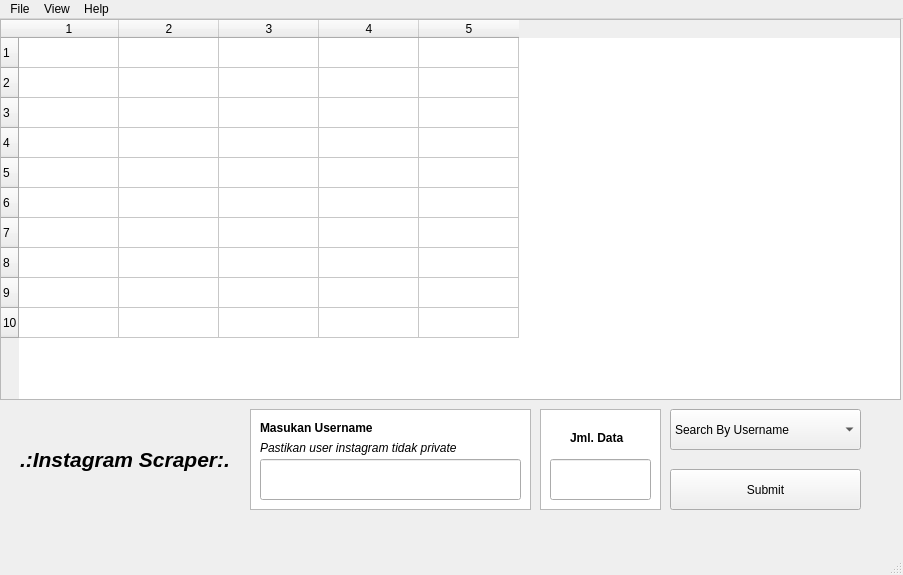
<?xml version="1.0" encoding="UTF-8"?>
<ui version="4.0">
 <class>MainWindow</class>
 <widget class="QMainWindow" name="MainWindow">
  <property name="geometry">
   <rect>
    <x>0</x>
    <y>0</y>
    <width>903</width>
    <height>575</height>
   </rect>
  </property>
  <property name="windowTitle">
   <string>MainWindow</string>
  </property>
  <widget class="QWidget" name="centralwidget">
   <widget class="QTableWidget" name="tableWidget">
    <property name="geometry">
     <rect>
      <x>0</x>
      <y>0</y>
      <width>901</width>
      <height>381</height>
     </rect>
    </property>
    <property name="rowCount">
     <number>10</number>
    </property>
    <property name="columnCount">
     <number>5</number>
    </property>
    <row/>
    <row/>
    <row/>
    <row/>
    <row/>
    <row/>
    <row/>
    <row/>
    <row/>
    <row/>
    <column/>
    <column/>
    <column/>
    <column/>
    <column/>
   </widget>
   <widget class="QLineEdit" name="input_username">
    <property name="geometry">
     <rect>
      <x>260</x>
      <y>440</y>
      <width>261</width>
      <height>41</height>
     </rect>
    </property>
    <property name="text">
     <string/>
    </property>
   </widget>
   <widget class="QPushButton" name="btn_submit">
    <property name="geometry">
     <rect>
      <x>670</x>
      <y>450</y>
      <width>191</width>
      <height>41</height>
     </rect>
    </property>
    <property name="text">
     <string>Submit</string>
    </property>
   </widget>
   <widget class="QLabel" name="label">
    <property name="geometry">
     <rect>
      <x>260</x>
      <y>400</y>
      <width>151</width>
      <height>17</height>
     </rect>
    </property>
    <property name="font">
     <font>
      <weight>75</weight>
      <bold>true</bold>
     </font>
    </property>
    <property name="text">
     <string>Masukan Username</string>
    </property>
   </widget>
   <widget class="QLineEdit" name="input_jml_data">
    <property name="geometry">
     <rect>
      <x>550</x>
      <y>440</y>
      <width>101</width>
      <height>41</height>
     </rect>
    </property>
    <property name="toolTip">
     <string extracomment="Jumlah data yang akan ditampilkan"/>
    </property>
    <property name="autoFillBackground">
     <bool>false</bool>
    </property>
    <property name="text">
     <string/>
    </property>
   </widget>
   <widget class="QLabel" name="label_2">
    <property name="geometry">
     <rect>
      <x>260</x>
      <y>420</y>
      <width>271</width>
      <height>17</height>
     </rect>
    </property>
    <property name="font">
     <font>
      <italic>true</italic>
     </font>
    </property>
    <property name="text">
     <string>Pastikan user instagram tidak private</string>
    </property>
   </widget>
   <widget class="QColumnView" name="columnView">
    <property name="geometry">
     <rect>
      <x>250</x>
      <y>390</y>
      <width>281</width>
      <height>101</height>
     </rect>
    </property>
   </widget>
   <widget class="QColumnView" name="columnView_2">
    <property name="geometry">
     <rect>
      <x>540</x>
      <y>390</y>
      <width>121</width>
      <height>101</height>
     </rect>
    </property>
   </widget>
   <widget class="QLabel" name="label_3">
    <property name="geometry">
     <rect>
      <x>570</x>
      <y>410</y>
      <width>71</width>
      <height>17</height>
     </rect>
    </property>
    <property name="font">
     <font>
      <weight>75</weight>
      <bold>true</bold>
     </font>
    </property>
    <property name="text">
     <string>Jml. Data</string>
    </property>
   </widget>
   <widget class="QComboBox" name="comboBox">
    <property name="geometry">
     <rect>
      <x>670</x>
      <y>390</y>
      <width>191</width>
      <height>41</height>
     </rect>
    </property>
    <item>
     <property name="text">
      <string>Search By Username</string>
     </property>
    </item>
    <item>
     <property name="text">
      <string>Search Media By HashTag</string>
     </property>
    </item>
   </widget>
   <widget class="QLabel" name="label_4">
    <property name="geometry">
     <rect>
      <x>20</x>
      <y>420</y>
      <width>221</width>
      <height>41</height>
     </rect>
    </property>
    <property name="font">
     <font>
      <pointsize>16</pointsize>
      <weight>75</weight>
      <italic>true</italic>
      <bold>true</bold>
     </font>
    </property>
    <property name="text">
     <string>.:Instagram Scraper:.</string>
    </property>
   </widget>
   <zorder>columnView_2</zorder>
   <zorder>columnView</zorder>
   <zorder>tableWidget</zorder>
   <zorder>input_username</zorder>
   <zorder>btn_submit</zorder>
   <zorder>label</zorder>
   <zorder>input_jml_data</zorder>
   <zorder>label_2</zorder>
   <zorder>label_3</zorder>
   <zorder>comboBox</zorder>
   <zorder>label_4</zorder>
  </widget>
  <widget class="QMenuBar" name="menubar">
   <property name="geometry">
    <rect>
     <x>0</x>
     <y>0</y>
     <width>903</width>
     <height>22</height>
    </rect>
   </property>
   <widget class="QMenu" name="menuExit">
    <property name="title">
     <string>File</string>
    </property>
    <addaction name="actionExit"/>
   </widget>
   <widget class="QMenu" name="menuView">
    <property name="title">
     <string>View</string>
    </property>
    <addaction name="actionTable"/>
    <addaction name="actionChart"/>
   </widget>
   <widget class="QMenu" name="menuAbout">
    <property name="title">
     <string>Help</string>
    </property>
    <addaction name="actionAbout"/>
   </widget>
   <addaction name="menuExit"/>
   <addaction name="menuView"/>
   <addaction name="menuAbout"/>
  </widget>
  <widget class="QStatusBar" name="statusbar"/>
  <action name="actionExit">
   <property name="text">
    <string>Exit</string>
   </property>
  </action>
  <action name="actionTable">
   <property name="text">
    <string>Table</string>
   </property>
  </action>
  <action name="actionChart">
   <property name="text">
    <string>Chart</string>
   </property>
  </action>
  <action name="actionAbout">
   <property name="text">
    <string>About</string>
   </property>
  </action>
 </widget>
 <resources/>
 <connections/>
</ui>
